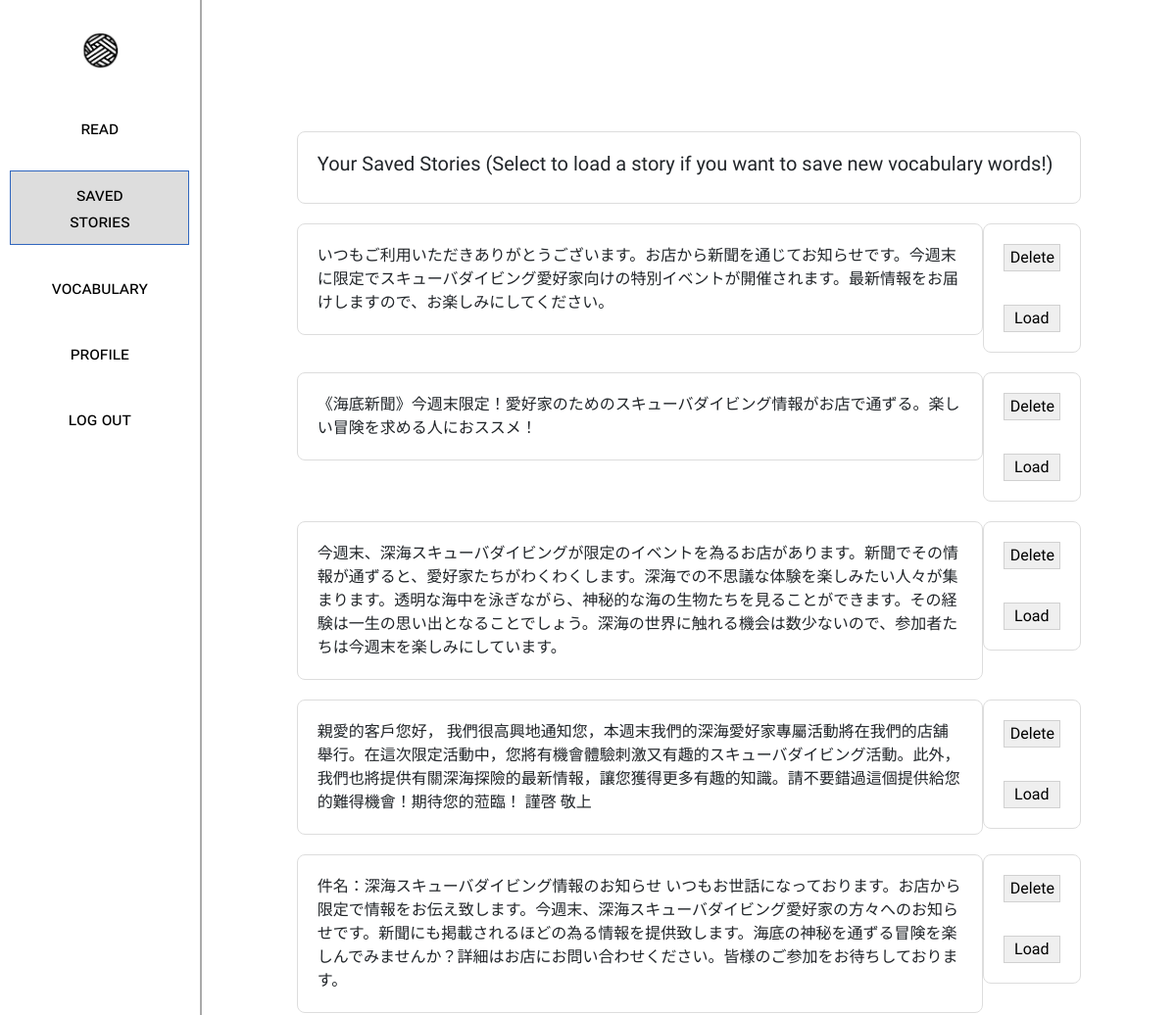
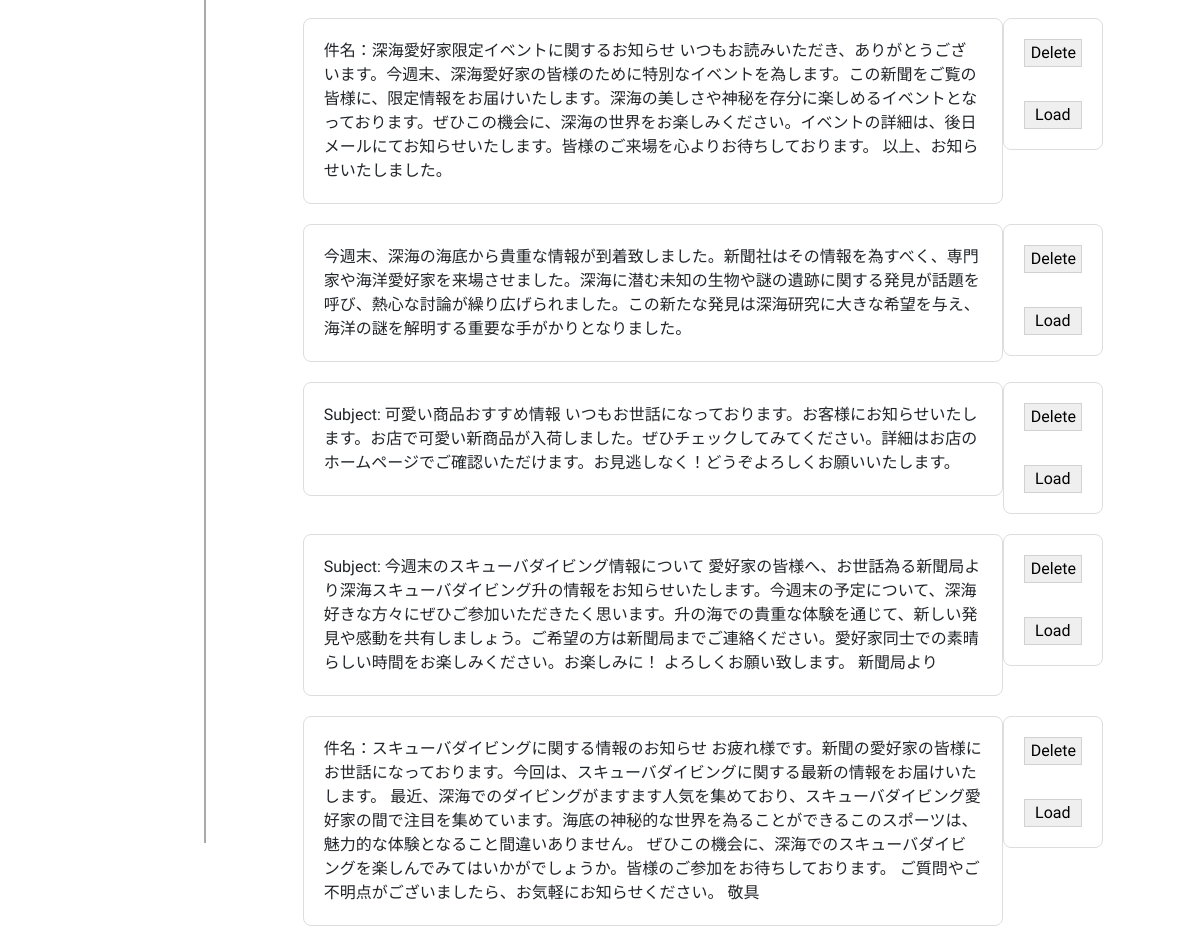
The app's page /stories (signed in) with its own data (2 pictures, top to bottom).
### app.py (models this page shows)
class Story(db.Model):
    id = db.Column(db.Integer, primary_key=True)
    user_id = db.Column(db.Integer, db.ForeignKey('users.id'), nullable=False)
    story = db.Column(db.String(255), nullable=False, unique=True)
    user = db.relationship('User', back_populates='stories')

### app.py (the view)
@app.route('/stories', methods=['GET', 'POST'])
def stories():
    if 'user' not in session:
        return redirect('/login')
    user_id = User.query.filter_by(username=session['user']).first().id
    language = User.query.filter_by(username=session['user']).first().language
    story_query = Story.query.filter_by(user_id=user_id).all()
    if request.method == 'POST':
        if 'load' in request.form:
            session.pop('story', None)
            session.pop('selected_words', None)
            session['story'] = Story.query.filter_by(id=request.form['load']).first().story
            return redirect('/read')
        elif 'delete' in request.form:
            session.pop('story', None)
            Story.query.filter_by(user_id=user_id, id=request.form['delete']).delete()
            db.session.commit()
            return redirect('/stories')
    else:
        return render_template("stories.html", stories=story_query)

### templates/stories.html (shortened to what this page needs)
<!DOCTYPE html>
<html>
<head>
    <link rel="stylesheet" href="../static/styles.css">
    <link href="https://cdn.jsdelivr.net/npm/bootstrap@5.3.0/dist/css/bootstrap.min.css" rel="stylesheet">
</head>
<body>
    <div class="urbanist-main">
        <div style="display:flex; flex-direction: row;">
            <div class="sidebar" style="flex-direction: column;">
                <a href="/" style="display: inline-block; height: 40px;">
                    <img style="height: 100%;" src="../static/wordweaverlogo.png" alt="Home">
                </a>
                <div style="display: flex; flex-direction: column; margin-top:15px; width:90%">
                    <div class="sidebar-item" >
                        <form action="/read" style="width:100%">
                            <button class="white long smallcaps-text" style="width:100%; color:black; border:0px;">
                                read
                            </button>
                        </form>
                    </div>
                    <div class="sidebar-item" >
                        <form action="/stories" style="width:100%">
                            <button class="long smallcaps-text" style="width:100%; color:black; background: #ddd; border: 1px solid #3066be">
                                saved stories
                            </button>
                        </form>
                    </div>
                    <div class="sidebar-item" >
                        <form action="/vocab" style="width:100%">
                            <button class="white long smallcaps-text" style="width:100%; color:black; border:0px">
                                vocabulary
                            </button>
                        </form>
                    </div>
                    <div class="sidebar-item" >
                        <form action="/profile" style="width:100%">
                            <button class="white long smallcaps-text" style="width:100%; color:black; border:0px">
                                profile
                            </button>
                        </form>
                    </div>
                    <div class="sidebar-item" >
                        <form action="/logout" style="width:100%">
                            <button class="white long smallcaps-text" style="width:100%; color:black; border:0px">
                                log out
                            </button>
                        </form>
                    </div>
                </div>
            </div>
            <div class="ui" style="width:100%; overflow: scroll; max-height: 100vh; display: inline-block;">
                <div style="flex-direction: column;">
                    <div class="left aligned column main-col" style="max-width: 800px; margin-top: 150px;">
                        <div class="center-container" id="text" style="text-align: left;">
                            <h1 class="huge">Your Saved Stories (Select to load a story if you want to save new vocabulary words!)</h1>
                        </div>
                    </div>
                    <form action="/stories" method="POST">
                        {% for story in stories %}
                            <div style="display: flex;flex-direction: row;height: fit-content;">
                                <div class="left aligned column main-col" style="max-width: 700px; margin-top: 20px;margin-right:0px">
                                    <div class="center-container" style="text-align: left;">
                                            <span>{{ story.story }}</span>
                                    </div>
                                </div>
                                <div class="left aligned column main-col" style="max-width: 100px; margin-top: 20px;margin-left: 0px; height: 100%;">
                                    <div class="center-container" style="text-align: left; display: flex; flex-direction: column;">
                                        <button type="submit" name="delete" value="{{ story.id }}" style="margin-bottom:10px;">Delete</button>
                                        <br>
                                        <button type="submit" name="load" value="{{ story.id }}">Load</button>
                                    </div>
                                </div>
                            </div>
                        {% endfor %}
                    </form>
                </div>
            </div>
        </div>
    </div>
</body>
</html>

### static/styles.css (style rules this page uses)
.center-container { margin: 10px; text-align: center; box-sizing: inherit; }
.ui { flex-wrap: wrap; padding: 0; margin: -1rem; }
.left.aligned { text-align: left; }
.column { max-width: 800px; width: 100%; padding: 10px; }
.huge { font-size: 1.25em; font-weight: 400; }
button { border: 1px solid rgba(34,36,38,.15); border-radius: .28571429rem; transition: box-shadow .1s ease,border-color .1s ease; box-shadow: none; bottom: 1px; cursor: pointer; }
.urbanist-main { font-family: "Urbanist", sans-serif; font-optical-sizing: auto; font-style: normal; }
button.long { padding: 10px 35px; }
button.white { background:#fff; color: #3066be; border-color: #aaa }
body { animation: fadeInAnimation ease 1s; animation-iteration-count: 1; animation-fill-mode: forwards; }
.main-col { display: flex; flex-direction: column; margin: auto; border: 1px solid #ddd; background: #fff; border-radius: 8px; }
.sidebar { display: flex; width: 20%; padding-top:2rem; align-items: center; border-right: 2px solid #aaa; height: 95vh; z-index: 2; }
.sidebar-item { width: 100%; justify-content: center; display: flex; margin-top:20px }
.smallcaps-text { font-size: 18px; font-variant: small-caps;; }

### records on screen
Story: story "いつもご利用いただきありがとうございます。お店から新聞を通じてお知らせです。今週末に限定でスキューバダイビング愛好家向けの特別イベントが開催されます。最新情報をお届けしますので、お楽しみにしてください。", {{ story.id }} 2 (drawn)
Story: story "《海底新聞》今週末限定！愛好家のためのスキューバダイビング情報がお店で通ずる。楽しい冒険を求める人におススメ！", {{ story.id }} 3 (drawn)
Story: story "今週末、深海スキューバダイビングが限定のイベントを為るお店があります。新聞でその情報が通ずると、愛好家たちがわくわくします。深海での不思議な体験を楽しみたい人々が集まります。透明な海中を泳ぎながら、神秘的な海の生物たちを見ることができます。その経験は一生の思い出となることでしょう。深海の世界に触れる機会は数少ないので、参加者たちは今週末を楽しみにしています。", {{ story.id }} 4 (drawn)
Story: story "親愛的客戶您好， 我們很高興地通知您，本週末我們的深海愛好家專屬活動將在我們的店舖舉行。在這次限定活動中，您將有機會體驗刺激又有趣的スキューバダイビング活動。此外，我們也將提供有關深海探險的最新情報，讓您獲得更多有趣的知識。請不要錯過這個提供給您的難得機會！期待您的蒞臨！ 謹啓 敬上", {{ story.id }} 5 (drawn)
Story: story "件名：深海スキューバダイビング情報のお知らせ いつもお世話になっております。お店から限定で情報をお伝え致します。今週末、深海スキューバダイビング愛好家の方々へのお知らせです。新聞にも掲載されるほどの為る情報を提供致します。海底の神秘を通ずる冒険を楽しんでみませんか？詳細はお店にお問い合わせください。皆様のご参加をお待ちしております。", {{ story.id }} 6 (drawn)
Story: story "件名：深海愛好家限定イベントに関するお知らせ いつもお読みいただき、ありがとうございます。今週末、深海愛好家の皆様のために特別なイベントを為します。この新聞をご覧の皆様に、限定情報をお届けいたします。深海の美しさや神秘を存分に楽しめるイベントとなっております。ぜひこの機会に、深海の世界をお楽しみください。イベントの詳細は、後日メールにてお知らせいたします。皆様のご来場を心よりお待ちしております。 以上、お知らせいたしました。", {{ story.id }} 7 (drawn)
Story: story "今週末、深海の海底から貴重な情報が到着致しました。新聞社はその情報を為すべく、専門家や海洋愛好家を来場させました。深海に潜む未知の生物や謎の遺跡に関する発見が話題を呼び、熱心な討論が繰り広げられました。この新たな発見は深海研究に大きな希望を与え、海洋の謎を解明する重要な手がかりとなりました。", {{ story.id }} 8 (drawn)
Story: story "Subject: 可愛い商品おすすめ情報 いつもお世話になっております。お客様にお知らせいたします。お店で可愛い新商品が入荷しました。ぜひチェックしてみてください。詳細はお店のホームページでご確認いただけます。お見逃しなく！どうぞよろしくお願いいたします。", {{ story.id }} 10 (drawn)
Story: story "Subject: 今週末のスキューバダイビング情報について 愛好家の皆様へ、お世話為る新聞局より深海スキューバダイビング升の情報をお知らせいたします。今週末の予定について、深海好きな方々にぜひご参加いただきたく思います。升の海での貴重な体験を通じて、新しい発見や感動を共有しましょう。ご希望の方は新聞局までご連絡ください。愛好家同士での素晴らしい時間をお楽しみください。お楽しみに！ よろしくお願い致します。 新聞局より", {{ story.id }} 11 (drawn)
Story: story "件名：スキューバダイビングに関する情報のお知らせ お疲れ様です。新聞の愛好家の皆様にお世話になっております。今回は、スキューバダイビングに関する最新の情報をお届けいたします。 最近、深海でのダイビングがますます人気を集めており、スキューバダイビング愛好家の間で注目を集めています。海底の神秘的な世界を為ることができるこのスポーツは、魅力的な体験となること間違いありません。 ぜひこの機会に、深海でのスキューバダイビングを楽しんでみてはいかがでしょうか。皆様のご参加をお待ちしております。 ご質問やご不明点がございましたら、お気軽にお知らせください。 敬具", {{ story.id }} 12 (drawn)
